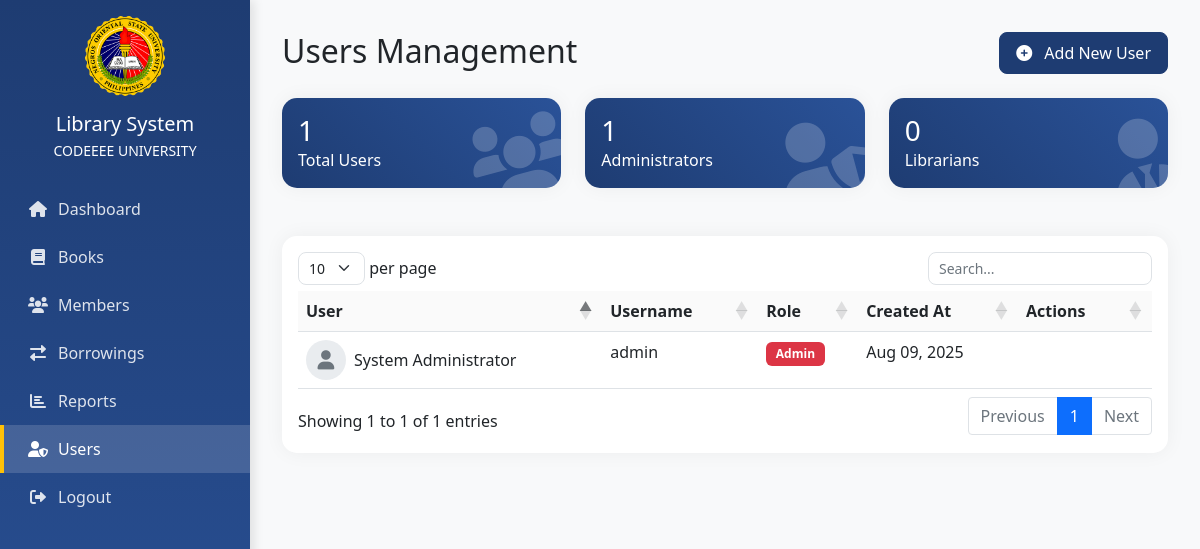
Screenshot of /users/index.php (signed in) with the database file from the repository.
### tables this page shows
CREATE TABLE IF NOT EXISTS users (
    id INT PRIMARY KEY AUTO_INCREMENT,
    username VARCHAR(50) UNIQUE NOT NULL,
    password VARCHAR(255) NOT NULL,
    full_name VARCHAR(100) NOT NULL,
    role ENUM('admin', 'librarian') NOT NULL,
    created_at TIMESTAMP DEFAULT CURRENT_TIMESTAMP
);

### users/index.php (the view, shortened to what this page needs)
<?php
require_once '../config/database.php';
$users = $conn->query("SELECT * FROM users ORDER BY username");
$total_users = $conn->query("SELECT COUNT(*) as count FROM users")->fetch_assoc()['count'];
$total_admins = $conn->query("SELECT COUNT(*) as count FROM users WHERE role='admin'")->fetch_assoc()['count'];
$total_librarians = $conn->query("SELECT COUNT(*) as count FROM users WHERE role='librarian'")->fetch_assoc()['count'];
?>
<!DOCTYPE html>
<html lang="en">
<head>
    <link href="https://cdn.jsdelivr.net/npm/bootstrap@5.1.3/dist/css/bootstrap.min.css" rel="stylesheet">
    <link href="https://cdnjs.cloudflare.com/ajax/libs/font-awesome/6.0.0/css/all.min.css" rel="stylesheet">
    <link href="https://cdn.datatables.net/1.11.5/css/dataTables.bootstrap5.min.css" rel="stylesheet">
    <link href="../assets/css/style.css" rel="stylesheet">
</head>
<body>
    <div class="sidebar">
        <div class="text-center mb-4">
            <img src="../assets/img/norsu-logo.png" alt="NORSU Logo" style="width: 80px;" class="mb-3">
            <h5 class="mb-1">Library System</h5>
            <p class="small mb-0">CODEEEE UNIVERSITY</p>
        </div>
        <nav>
            <a href="../dashboard.php" class="sidebar-link">
                <i class="fas fa-home"></i> Dashboard
            </a>
            <a href="../books/index.php" class="sidebar-link">
                <i class="fas fa-book"></i> Books
            </a>
            <a href="../members/index.php" class="sidebar-link">
                <i class="fas fa-users"></i> Members
            </a>
            <a href="../borrowings/index.php" class="sidebar-link">
                <i class="fas fa-exchange-alt"></i> Borrowings
            </a>
            <a href="../reports/index.php" class="sidebar-link">
                <i class="fas fa-chart-bar"></i> Reports
            </a>
            <a href="../users/index.php" class="sidebar-link active">
                <i class="fas fa-user-shield"></i> Users
            </a>
            <a href="../auth/logout.php" class="sidebar-link">
                <i class="fas fa-sign-out-alt"></i> Logout
            </a>
        </nav>
    </div>
    <div class="main-content">
        <div class="d-flex justify-content-between align-items-center mb-4">
            <div>
                <h2 class="mb-1">Users Management</h2>
            </div>
            <button class="btn btn-primary" data-bs-toggle="modal" data-bs-target="#addUserModal">
                <i class="fas fa-plus-circle me-2"></i> Add New User
            </button>
        </div>
        <div class="row mb-4">
            <div class="col-md-4">
                <div class="card stats-card mb-4">
                    <div class="card-body">
                        <h3 class="mb-0"><?php echo $total_users; ?></h3>
                        <p class="mb-0">Total Users</p>
                        <i class="fas fa-users icon"></i>
                    </div>
                </div>
            </div>
            <div class="col-md-4">
                <div class="card stats-card mb-4">
                    <div class="card-body">
                        <h3 class="mb-0"><?php echo $total_admins; ?></h3>
                        <p class="mb-0">Administrators</p>
                        <i class="fas fa-user-shield icon"></i>
                    </div>
                </div>
            </div>
            <div class="col-md-4">
                <div class="card stats-card mb-4">
                    <div class="card-body">
                        <h3 class="mb-0"><?php echo $total_librarians; ?></h3>
                        <p class="mb-0">Librarians</p>
                        <i class="fas fa-user-tie icon"></i>
                    </div>
                </div>
            </div>
        </div>
        <div class="card fade-in">
            <div class="card-body">
                <div class="table-responsive">
                    <table id="usersTable" class="table table-hover">
                        <thead>
                            <tr>
                                <th>User</th>
                                <th>Username</th>
                                <th>Role</th>
                                <th>Created At</th>
                                <th width="100">Actions</th>
                            </tr>
                        </thead>
                        <tbody>
                            <?php while($user = $users->fetch_assoc()): ?>
                            <tr>
                                <td>
                                    <div class="d-flex align-items-center">
                                        <div class="user-avatar me-2">
                                            <i class="fas fa-user"></i>
                                        </div>
                                        <?php echo htmlspecialchars($user['full_name']); ?>
                                    </div>
                                </td>
                                <td><?php echo htmlspecialchars($user['username']); ?></td>
                                <td>
                                    <span class="badge role-badge bg-<?php echo $user['role'] == 'admin' ? 'danger' : 'info'; ?>">
                                        <?php echo ucfirst($user['role']); ?>
                                    </span>
                                </td>
                                <td><?php echo date('M d, Y', strtotime($user['created_at'])); ?></td>
                                <td>
                                </td>
                            </tr>
                            <?php endwhile; ?>
                        </tbody>
                    </table>
                </div>
            </div>
        </div>
    </div>
</body>
</html>

### assets/css/style.css (style rules this page uses)
:root { --primary-color: #1e3c72; --secondary-color: #2a5298; --success-color: #28a745; --danger-color: #dc3545; --warning-color: #ffc107; --info-color: #17a2b8; --sidebar-width: 250px; --transition-speed: 0.3s; }
.sidebar { width: var(--sidebar-width); position: fixed; top: 0; left: 0; height: 100vh; background: linear-gradient(180deg, var(--primary-color) 0%, var(--secondary-color) 100%); padding-top: 1rem; color: white; box-shadow: 4px 0 10px rgba(0,0,0,0.1); z-index: 1000; transition: transform var(--transition-speed); }
.sidebar-link { color: rgba(255,255,255,0.85); text-decoration: none; padding: 0.75rem 1.5rem; display: flex; align-items: center; transition: all var(--transition-speed); border-left: 4px solid transparent; }
.sidebar-link.active { background: rgba(255,255,255,0.15); color: white; border-left-color: var(--warning-color); }
.sidebar-link i { margin-right: 10px; width: 20px; text-align: center; }
.main-content { margin-left: var(--sidebar-width); padding: 2rem; min-height: 100vh; background: #f8f9fa; }
.card { border: none; border-radius: 15px; box-shadow: 0 0 20px rgba(0,0,0,0.05); transition: transform var(--transition-speed); }
.table { margin-bottom: 0; }
.table thead th { border-top: none; background: rgba(0,0,0,0.02); font-weight: 600; }
.btn { border-radius: 8px; padding: 0.5rem 1rem; transition: all var(--transition-speed); }
.btn-primary { background: var(--primary-color); border-color: var(--primary-color); }
.fade-in { animation: fadeIn 0.5s ease forwards; }
.badge { padding: 0.5em 0.8em; border-radius: 6px; }

### users/index.php (style rules this page uses)
.user-avatar { width: 40px; height: 40px; border-radius: 50%; background: #e9ecef; display: flex; align-items: center; justify-content: center; font-size: 1.2rem; color: #6c757d; }
.role-badge { transition: all 0.3s ease; }
.stats-card { border-radius: 15px; background: linear-gradient(45deg, var(--primary-color), var(--secondary-color)); color: white; overflow: hidden; position: relative; }
.stats-card .icon { position: absolute; right: -10px; bottom: -10px; font-size: 5rem; opacity: 0.2; transform: rotate(-15deg); transition: all 0.3s ease; }

### rows the page displays
users: full_name "System Administrator", username "admin", role "Admin", created_at "Aug 09, 2025"

### other values shown
$total_users "1"
$total_admins "1"
$total_librarians "0"
